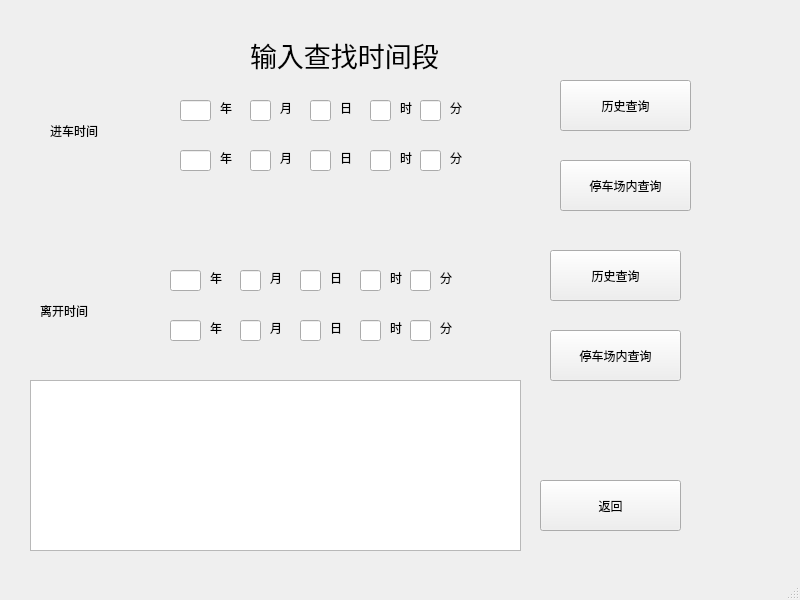
<?xml version="1.0" encoding="UTF-8"?>
<ui version="4.0">
 <class>SearchTime</class>
 <widget class="QMainWindow" name="SearchTime">
  <property name="geometry">
   <rect>
    <x>0</x>
    <y>0</y>
    <width>800</width>
    <height>600</height>
   </rect>
  </property>
  <property name="windowTitle">
   <string>MainWindow</string>
  </property>
  <widget class="QWidget" name="centralwidget">
   <widget class="QLabel" name="label">
    <property name="geometry">
     <rect>
      <x>250</x>
      <y>30</y>
      <width>251</width>
      <height>51</height>
     </rect>
    </property>
    <property name="text">
     <string>&lt;html&gt;&lt;head/&gt;&lt;body&gt;&lt;p&gt;&lt;span style=&quot; font-size:20pt;&quot;&gt;输入查找时间段&lt;/span&gt;&lt;/p&gt;&lt;/body&gt;&lt;/html&gt;</string>
    </property>
   </widget>
   <widget class="QPushButton" name="pushButton">
    <property name="geometry">
     <rect>
      <x>540</x>
      <y>480</y>
      <width>141</width>
      <height>51</height>
     </rect>
    </property>
    <property name="text">
     <string>返回</string>
    </property>
   </widget>
   <widget class="QLineEdit" name="syear">
    <property name="geometry">
     <rect>
      <x>180</x>
      <y>100</y>
      <width>31</width>
      <height>21</height>
     </rect>
    </property>
   </widget>
   <widget class="QLineEdit" name="smonth">
    <property name="geometry">
     <rect>
      <x>250</x>
      <y>100</y>
      <width>21</width>
      <height>21</height>
     </rect>
    </property>
   </widget>
   <widget class="QLineEdit" name="sday">
    <property name="geometry">
     <rect>
      <x>310</x>
      <y>100</y>
      <width>21</width>
      <height>21</height>
     </rect>
    </property>
   </widget>
   <widget class="QLineEdit" name="shour">
    <property name="geometry">
     <rect>
      <x>370</x>
      <y>100</y>
      <width>21</width>
      <height>21</height>
     </rect>
    </property>
   </widget>
   <widget class="QLineEdit" name="eyear">
    <property name="geometry">
     <rect>
      <x>180</x>
      <y>150</y>
      <width>31</width>
      <height>21</height>
     </rect>
    </property>
   </widget>
   <widget class="QLineEdit" name="eday">
    <property name="geometry">
     <rect>
      <x>310</x>
      <y>150</y>
      <width>21</width>
      <height>21</height>
     </rect>
    </property>
   </widget>
   <widget class="QLineEdit" name="emonth">
    <property name="geometry">
     <rect>
      <x>250</x>
      <y>150</y>
      <width>21</width>
      <height>21</height>
     </rect>
    </property>
   </widget>
   <widget class="QLineEdit" name="ehour">
    <property name="geometry">
     <rect>
      <x>370</x>
      <y>150</y>
      <width>21</width>
      <height>21</height>
     </rect>
    </property>
   </widget>
   <widget class="QLineEdit" name="smin">
    <property name="geometry">
     <rect>
      <x>420</x>
      <y>100</y>
      <width>21</width>
      <height>21</height>
     </rect>
    </property>
   </widget>
   <widget class="QLineEdit" name="emin">
    <property name="geometry">
     <rect>
      <x>420</x>
      <y>150</y>
      <width>21</width>
      <height>21</height>
     </rect>
    </property>
   </widget>
   <widget class="QLabel" name="label_2">
    <property name="geometry">
     <rect>
      <x>220</x>
      <y>100</y>
      <width>21</width>
      <height>16</height>
     </rect>
    </property>
    <property name="text">
     <string>年</string>
    </property>
   </widget>
   <widget class="QLabel" name="label_3">
    <property name="geometry">
     <rect>
      <x>220</x>
      <y>150</y>
      <width>21</width>
      <height>16</height>
     </rect>
    </property>
    <property name="text">
     <string>年</string>
    </property>
   </widget>
   <widget class="QLabel" name="label_4">
    <property name="geometry">
     <rect>
      <x>280</x>
      <y>100</y>
      <width>21</width>
      <height>16</height>
     </rect>
    </property>
    <property name="text">
     <string>月</string>
    </property>
   </widget>
   <widget class="QLabel" name="label_6">
    <property name="geometry">
     <rect>
      <x>340</x>
      <y>150</y>
      <width>21</width>
      <height>16</height>
     </rect>
    </property>
    <property name="text">
     <string>日</string>
    </property>
   </widget>
   <widget class="QLabel" name="label_7">
    <property name="geometry">
     <rect>
      <x>400</x>
      <y>100</y>
      <width>21</width>
      <height>16</height>
     </rect>
    </property>
    <property name="text">
     <string>时</string>
    </property>
   </widget>
   <widget class="QLabel" name="label_8">
    <property name="geometry">
     <rect>
      <x>450</x>
      <y>100</y>
      <width>21</width>
      <height>16</height>
     </rect>
    </property>
    <property name="text">
     <string>分</string>
    </property>
   </widget>
   <widget class="QLabel" name="label_13">
    <property name="geometry">
     <rect>
      <x>280</x>
      <y>150</y>
      <width>21</width>
      <height>16</height>
     </rect>
    </property>
    <property name="text">
     <string>月</string>
    </property>
   </widget>
   <widget class="QLabel" name="label_14">
    <property name="geometry">
     <rect>
      <x>340</x>
      <y>100</y>
      <width>21</width>
      <height>16</height>
     </rect>
    </property>
    <property name="text">
     <string>日</string>
    </property>
   </widget>
   <widget class="QLabel" name="label_15">
    <property name="geometry">
     <rect>
      <x>400</x>
      <y>150</y>
      <width>21</width>
      <height>16</height>
     </rect>
    </property>
    <property name="text">
     <string>时</string>
    </property>
   </widget>
   <widget class="QLabel" name="label_16">
    <property name="geometry">
     <rect>
      <x>450</x>
      <y>150</y>
      <width>21</width>
      <height>16</height>
     </rect>
    </property>
    <property name="text">
     <string>分</string>
    </property>
   </widget>
   <widget class="QPushButton" name="pushButton_2">
    <property name="geometry">
     <rect>
      <x>560</x>
      <y>80</y>
      <width>131</width>
      <height>51</height>
     </rect>
    </property>
    <property name="text">
     <string>历史查询</string>
    </property>
   </widget>
   <widget class="QPushButton" name="pushButton_3">
    <property name="geometry">
     <rect>
      <x>560</x>
      <y>160</y>
      <width>131</width>
      <height>51</height>
     </rect>
    </property>
    <property name="text">
     <string>停车场内查询</string>
    </property>
   </widget>
   <widget class="QLabel" name="label_9">
    <property name="geometry">
     <rect>
      <x>390</x>
      <y>270</y>
      <width>21</width>
      <height>16</height>
     </rect>
    </property>
    <property name="text">
     <string>时</string>
    </property>
   </widget>
   <widget class="QLabel" name="label_5">
    <property name="geometry">
     <rect>
      <x>210</x>
      <y>270</y>
      <width>21</width>
      <height>16</height>
     </rect>
    </property>
    <property name="text">
     <string>年</string>
    </property>
   </widget>
   <widget class="QLineEdit" name="smonth_2">
    <property name="geometry">
     <rect>
      <x>240</x>
      <y>270</y>
      <width>21</width>
      <height>21</height>
     </rect>
    </property>
   </widget>
   <widget class="QLabel" name="label_10">
    <property name="geometry">
     <rect>
      <x>210</x>
      <y>320</y>
      <width>21</width>
      <height>16</height>
     </rect>
    </property>
    <property name="text">
     <string>年</string>
    </property>
   </widget>
   <widget class="QPushButton" name="pushButton_4">
    <property name="geometry">
     <rect>
      <x>550</x>
      <y>330</y>
      <width>131</width>
      <height>51</height>
     </rect>
    </property>
    <property name="text">
     <string>停车场内查询</string>
    </property>
   </widget>
   <widget class="QLineEdit" name="sday_2">
    <property name="geometry">
     <rect>
      <x>300</x>
      <y>270</y>
      <width>21</width>
      <height>21</height>
     </rect>
    </property>
   </widget>
   <widget class="QLabel" name="label_11">
    <property name="geometry">
     <rect>
      <x>330</x>
      <y>320</y>
      <width>21</width>
      <height>16</height>
     </rect>
    </property>
    <property name="text">
     <string>日</string>
    </property>
   </widget>
   <widget class="QLineEdit" name="shour_2">
    <property name="geometry">
     <rect>
      <x>360</x>
      <y>270</y>
      <width>21</width>
      <height>21</height>
     </rect>
    </property>
   </widget>
   <widget class="QLineEdit" name="syear_2">
    <property name="geometry">
     <rect>
      <x>170</x>
      <y>270</y>
      <width>31</width>
      <height>21</height>
     </rect>
    </property>
   </widget>
   <widget class="QLabel" name="label_12">
    <property name="geometry">
     <rect>
      <x>440</x>
      <y>270</y>
      <width>21</width>
      <height>16</height>
     </rect>
    </property>
    <property name="text">
     <string>分</string>
    </property>
   </widget>
   <widget class="QLabel" name="label_17">
    <property name="geometry">
     <rect>
      <x>390</x>
      <y>320</y>
      <width>21</width>
      <height>16</height>
     </rect>
    </property>
    <property name="text">
     <string>时</string>
    </property>
   </widget>
   <widget class="QLabel" name="label_18">
    <property name="geometry">
     <rect>
      <x>270</x>
      <y>320</y>
      <width>21</width>
      <height>16</height>
     </rect>
    </property>
    <property name="text">
     <string>月</string>
    </property>
   </widget>
   <widget class="QLineEdit" name="eyear_2">
    <property name="geometry">
     <rect>
      <x>170</x>
      <y>320</y>
      <width>31</width>
      <height>21</height>
     </rect>
    </property>
   </widget>
   <widget class="QLabel" name="label_19">
    <property name="geometry">
     <rect>
      <x>270</x>
      <y>270</y>
      <width>21</width>
      <height>16</height>
     </rect>
    </property>
    <property name="text">
     <string>月</string>
    </property>
   </widget>
   <widget class="QLabel" name="label_20">
    <property name="geometry">
     <rect>
      <x>440</x>
      <y>320</y>
      <width>21</width>
      <height>16</height>
     </rect>
    </property>
    <property name="text">
     <string>分</string>
    </property>
   </widget>
   <widget class="QLineEdit" name="smin_2">
    <property name="geometry">
     <rect>
      <x>410</x>
      <y>270</y>
      <width>21</width>
      <height>21</height>
     </rect>
    </property>
   </widget>
   <widget class="QLineEdit" name="ehour_2">
    <property name="geometry">
     <rect>
      <x>360</x>
      <y>320</y>
      <width>21</width>
      <height>21</height>
     </rect>
    </property>
   </widget>
   <widget class="QLineEdit" name="emonth_2">
    <property name="geometry">
     <rect>
      <x>240</x>
      <y>320</y>
      <width>21</width>
      <height>21</height>
     </rect>
    </property>
   </widget>
   <widget class="QLineEdit" name="emin_2">
    <property name="geometry">
     <rect>
      <x>410</x>
      <y>320</y>
      <width>21</width>
      <height>21</height>
     </rect>
    </property>
   </widget>
   <widget class="QLabel" name="label_21">
    <property name="geometry">
     <rect>
      <x>330</x>
      <y>270</y>
      <width>21</width>
      <height>16</height>
     </rect>
    </property>
    <property name="text">
     <string>日</string>
    </property>
   </widget>
   <widget class="QPushButton" name="pushButton_5">
    <property name="geometry">
     <rect>
      <x>550</x>
      <y>250</y>
      <width>131</width>
      <height>51</height>
     </rect>
    </property>
    <property name="text">
     <string>历史查询</string>
    </property>
   </widget>
   <widget class="QLineEdit" name="eday_2">
    <property name="geometry">
     <rect>
      <x>300</x>
      <y>320</y>
      <width>21</width>
      <height>21</height>
     </rect>
    </property>
   </widget>
   <widget class="QLabel" name="label_22">
    <property name="geometry">
     <rect>
      <x>50</x>
      <y>100</y>
      <width>101</width>
      <height>61</height>
     </rect>
    </property>
    <property name="text">
     <string>进车时间</string>
    </property>
   </widget>
   <widget class="QLabel" name="label_23">
    <property name="geometry">
     <rect>
      <x>40</x>
      <y>280</y>
      <width>101</width>
      <height>61</height>
     </rect>
    </property>
    <property name="text">
     <string>离开时间</string>
    </property>
   </widget>
   <widget class="QTextEdit" name="textEdit">
    <property name="geometry">
     <rect>
      <x>30</x>
      <y>380</y>
      <width>491</width>
      <height>171</height>
     </rect>
    </property>
   </widget>
  </widget>
  <widget class="QMenuBar" name="menubar">
   <property name="geometry">
    <rect>
     <x>0</x>
     <y>0</y>
     <width>800</width>
     <height>26</height>
    </rect>
   </property>
  </widget>
  <widget class="QStatusBar" name="statusbar"/>
 </widget>
 <resources/>
 <connections/>
</ui>
